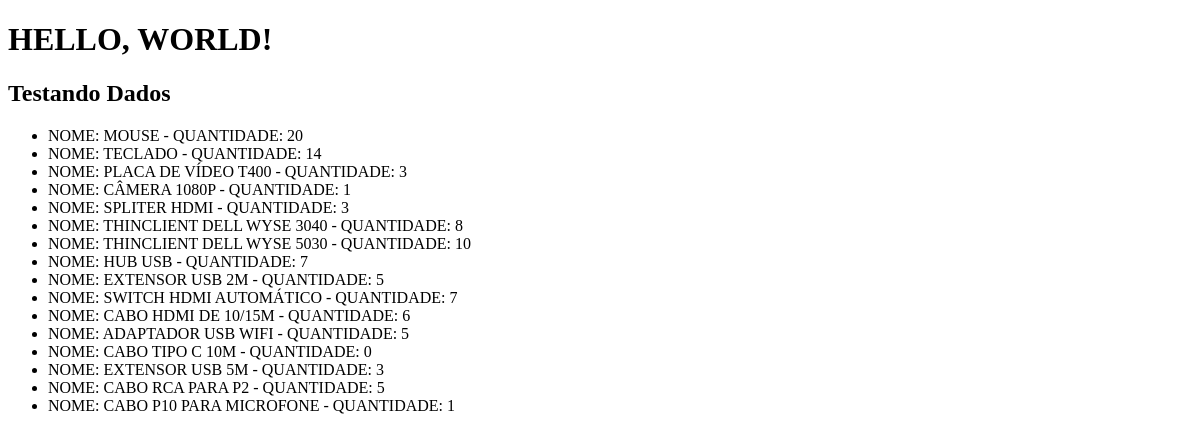
/polls/, run on an earlier commit of the app's database.
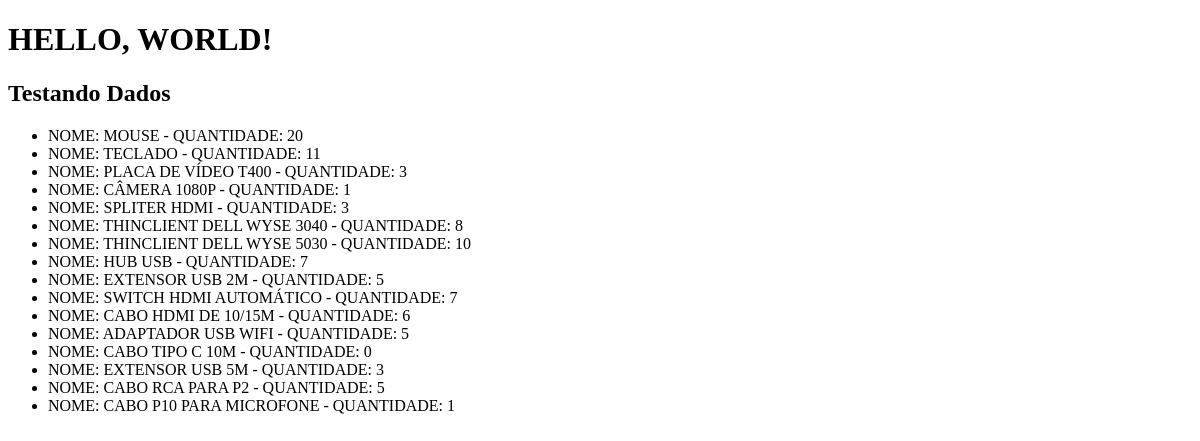
And on a later commit of the database.
### polls/models.py (models this page shows, shortened)
class Estoque(models.Model):
    id = models.BigAutoField(primary_key=True)
    nome = models.CharField(max_length=50)
    retirada = models.IntegerField(default=0)
    estoque = models.IntegerField()
    data_estoque = models.DateTimeField(default=timezone.now)
    sala_laboratorio = models.CharField(max_length=100, blank=True)
    history = HistoricalRecords()

### polls/views.py (the view)
# urls.py: path("", views.index, name="index"),
def index(request):
    dados = Estoque.objects.all()
    return render(request, 'index.html', {'dados':dados})

### polls/templates/index.html (shortened to what this page needs)
<!DOCTYPE html>
<html lang="en">
<head>
</head>
<body>
    <h1>HELLO, WORLD!</h1>
    <h2>Testando Dados</h2>
    <ul>
        {% for dado in dados %}
        <li> NOME: {{ dado.nome }} - QUANTIDADE: {{ dado.estoque }} </li>
        {% endfor %}
    </ul>
</body>
</html>

What changed in the data, as far as the page shows it:
changed Estoque "TECLADO": estoque "14" → "11"
